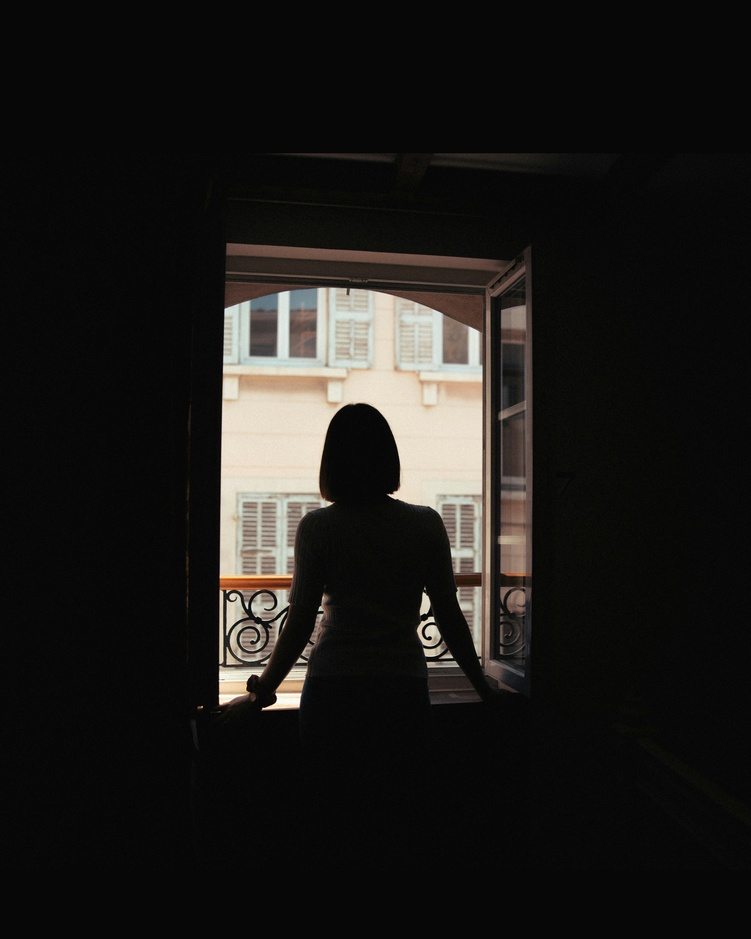
#> input picture Sources/looking_out.jpg, 751 x 939 px, shrunk from 4693 x 5867 before the run
$ python grayscale.py
#> lines starting #> are read from the running program, lines starting #| are printed output that depends on the picture; after the words box and inside, x2 and y2 are one past the last pixel; in counts of white or black regions, pixels touching at a corner belong together
import cv2
import numpy as np
import matplotlib.pyplot as plt
import os

def otsu_threshold(image):
    """
    Implement Otsu's thresholding algorithm
    Returns the optimal threshold value
    """
    # Compute histogram
    histogram, _ = np.histogram(image.flatten(), bins=256, range=[0, 256])

    # Total number of pixels
    total_pixels = image.size

    # Compute sum of all intensity values
    sum_total = np.sum(np.arange(256) * histogram)

    sum_background = 0
    weight_background = 0
    max_variance = 0
    threshold = 0

    for t in range(256):
        weight_background += histogram[t]
        if weight_background == 0:
            continue

        weight_foreground = total_pixels - weight_background
        if weight_foreground == 0:
            break

        sum_background += t * histogram[t]

        mean_background = sum_background / weight_background
        mean_foreground = (sum_total - sum_background) / weight_foreground

        # Calculate between-class variance
        variance = weight_background * weight_foreground * (mean_background - mean_foreground) ** 2

        if variance > max_variance:
            max_variance = variance
            threshold = t

    return threshold

def apply_binary_mask(image, threshold):
    """
    Apply binary thresholding
    Returns binary mask (foreground = 1, background = 0)
    """
    mask = (image > threshold).astype(np.uint8)
    return mask

def histogram_equalization_masked(image, mask):
    """
    Apply histogram equalization only to masked region
    """
    result = image.copy()

    # Get pixels in the masked region
    masked_pixels = image[mask == 1]

    if len(masked_pixels) == 0:
        return result

    # Compute histogram for masked region
    histogram, _ = np.histogram(masked_pixels, bins=256, range=[0, 256])

    # Compute cumulative distribution function (CDF)
    cdf = histogram.cumsum()

    # Normalize CDF
    cdf_min = cdf[cdf > 0].min()
    cdf_normalized = ((cdf - cdf_min) * 255 / (masked_pixels.size - cdf_min)).astype(np.uint8)

    # Apply equalization only to masked pixels
    result[mask == 1] = cdf_normalized[image[mask == 1]]

    return result

def main():
    # Load image
    image_path = os.path.join('Sources', 'looking_out.jpg')
    image = cv2.imread(image_path)
#> image is the input picture: shape (939, 751, 3); mean B, G, R 25.1, 27.4, 29

    if image is None:
        print(f"Error: Could not load image from {image_path}")
        return

    # Convert to grayscale
    gray = cv2.cvtColor(image, cv2.COLOR_BGR2GRAY)
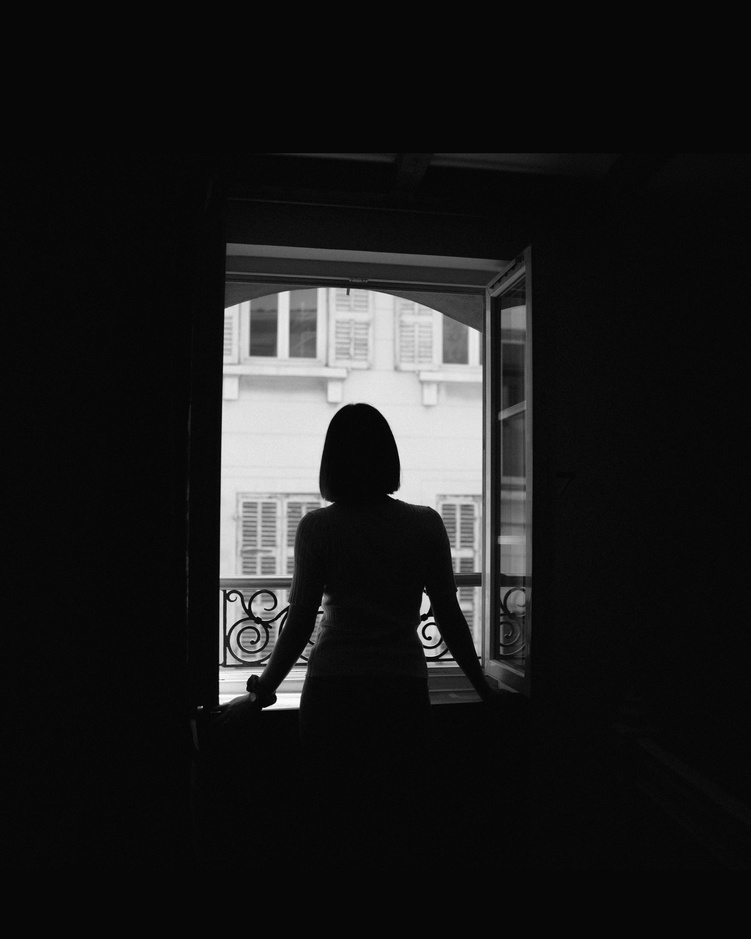
#> gray: shape (939, 751); min 0, max 254, mean 27.6

    # (a) Apply Otsu's thresholding
    threshold_value = otsu_threshold(gray)
#> in otsu_threshold, `histogram, _ = np.histogram(image.flatten(), bins=256, range=[0, 256])`: histogram = 256 values, max 272135 at index 7, min 0 at index 255, mean 2754.6
#> in otsu_threshold, `sum_total = np.sum(np.arange(256) * histogram)`: sum_total = 19474274
#> the loop in otsu_threshold, `for t in range(256):` made 255 passes
#> (weight_background, weight_foreground, sum_background, mean_background, mean_foreground, max_variance) on passes 1 to 12: (9, 705180, 0, 0, 27.62, 4.84e+09), (59, 705130, 50, 0.847, 27.62, 2.98e+10), (107, 705082, 146, 1.36, 27.62, 5.2e+10), (207, 704982, 446, 2.15, 27.62, 9.47e+10), (635, 704554, 2158, 3.4, 27.64, 2.63e+11), (3923, 701266, 18598, 4.74, 27.74, 1.46e+12), (32530, 672659, 190240, 5.85, 28.67, 1.14e+13), (304665, 400524, 2095185, 6.88, 43.39, 1.63e+14), (443054, 262135, 3202297, 7.23, 62.07, 3.49e+14), (521309, 183880, 3906592, 7.49, 84.66, 5.71e+14), (555164, 150025, 4245142, 7.65, 101.5, 7.34e+14), (572233, 132956, 4432901, 7.75, 113.1, 8.45e+14)
#> (weight_background, weight_foreground, sum_background, mean_background, mean_foreground) on pass 100: (639313, 65876, 6889785, 10.78, 191)
    print(f"(a) Otsu Threshold Value: {threshold_value}")
#| (a) Otsu Threshold Value: 101

    # Create binary mask
    mask = apply_binary_mask(gray, threshold_value)
#> in apply_binary_mask, `mask = (image > threshold).astype(np.uint8)`:
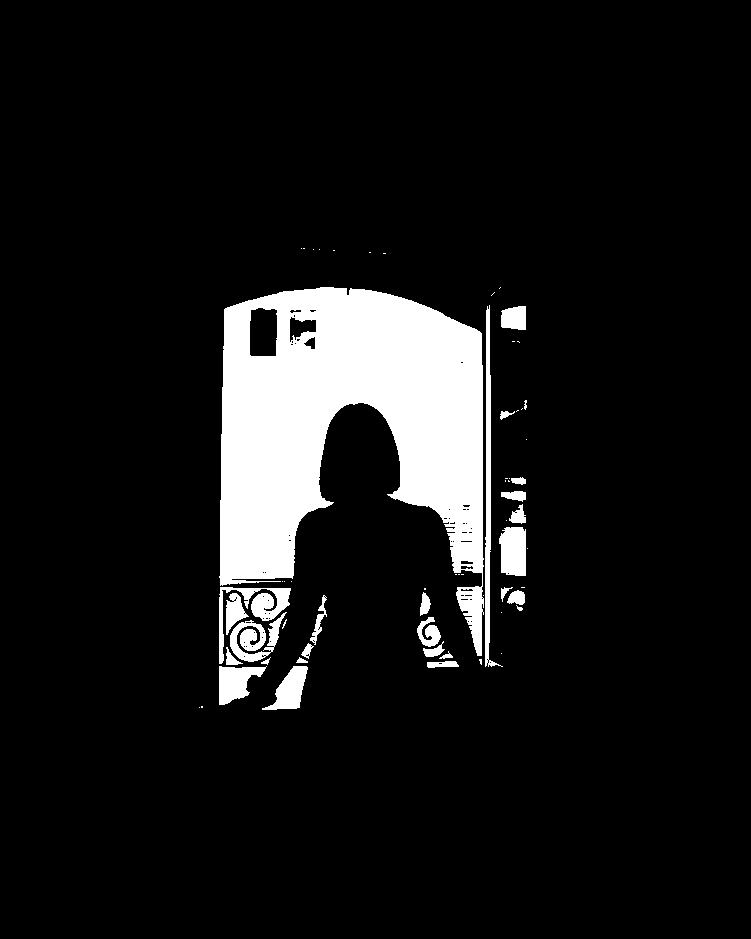
#> mask: shape (939, 751); values 0 (black) and 1 (white), 9.3% white; 62 white regions (35 under 20 px), largest, box (x1, y1, x2, y2) and area: (219, 287, 484, 656) 54243, (485, 305, 503, 667) 1746, (219, 587, 291, 664) 1398
    binary_image = (mask * 255).astype(np.uint8)

    # (b) Apply histogram equalization to foreground only
    equalized = histogram_equalization_masked(gray, mask)
#> in histogram_equalization_masked, `result[mask == 1] = cdf_normalized[image[mask == 1]]`:
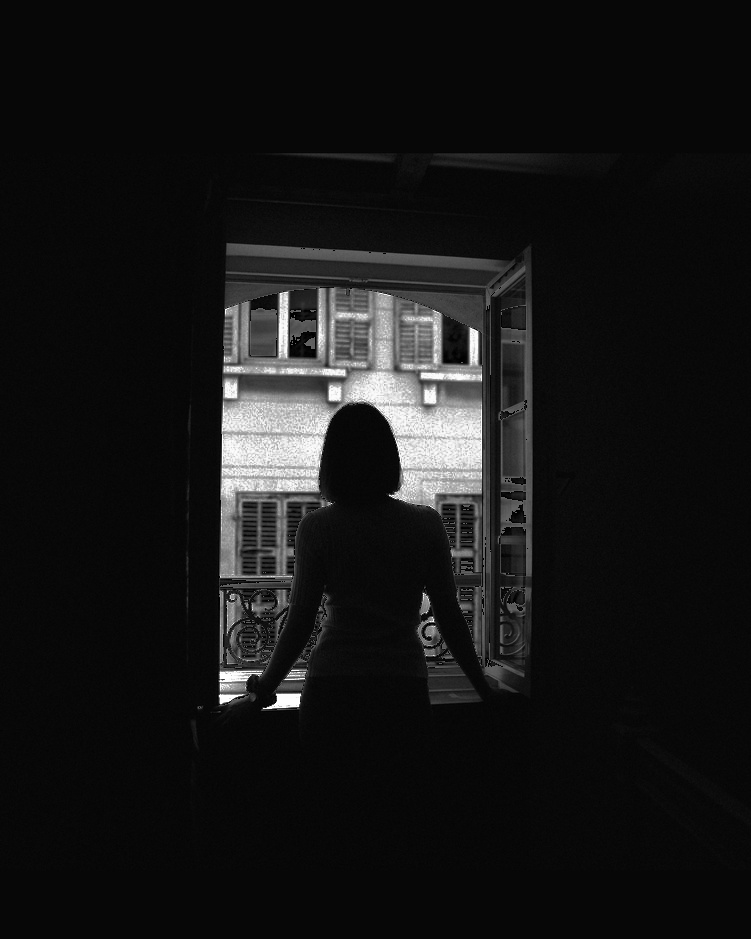
#> result: shape (939, 751); 9.27% of pixels changed, all inside (x1, y1, x2, y2) = (199, 248, 528, 710)

    # Display results
    plt.figure(figsize=(15, 10))

    plt.subplot(2, 3, 1)
    plt.imshow(cv2.cvtColor(image, cv2.COLOR_BGR2RGB))
    plt.title('Original Image')
    plt.axis('off')

    plt.subplot(2, 3, 2)
    plt.imshow(gray, cmap='gray')
    plt.title('Grayscale Image')
    plt.axis('off')

    plt.subplot(2, 3, 3)
    plt.imshow(binary_image, cmap='gray')
    plt.title(f'Binary Mask (Otsu)\nThreshold = {threshold_value}')
    plt.axis('off')

    plt.subplot(2, 3, 4)
    plt.hist(gray.flatten(), bins=256, range=[0, 256], color='blue', alpha=0.7)
    plt.axvline(x=threshold_value, color='red', linestyle='--', linewidth=2, label=f'Threshold={threshold_value}')
    plt.title('Histogram with Otsu Threshold')
    plt.xlabel('Pixel Intensity')
    plt.ylabel('Frequency')
    plt.legend()

    plt.subplot(2, 3, 5)
    plt.imshow(equalized, cmap='gray')
    plt.title('Foreground Histogram Equalized')
    plt.axis('off')

    plt.subplot(2, 3, 6)
    # Show difference
    difference = np.abs(equalized.astype(float) - gray.astype(float))
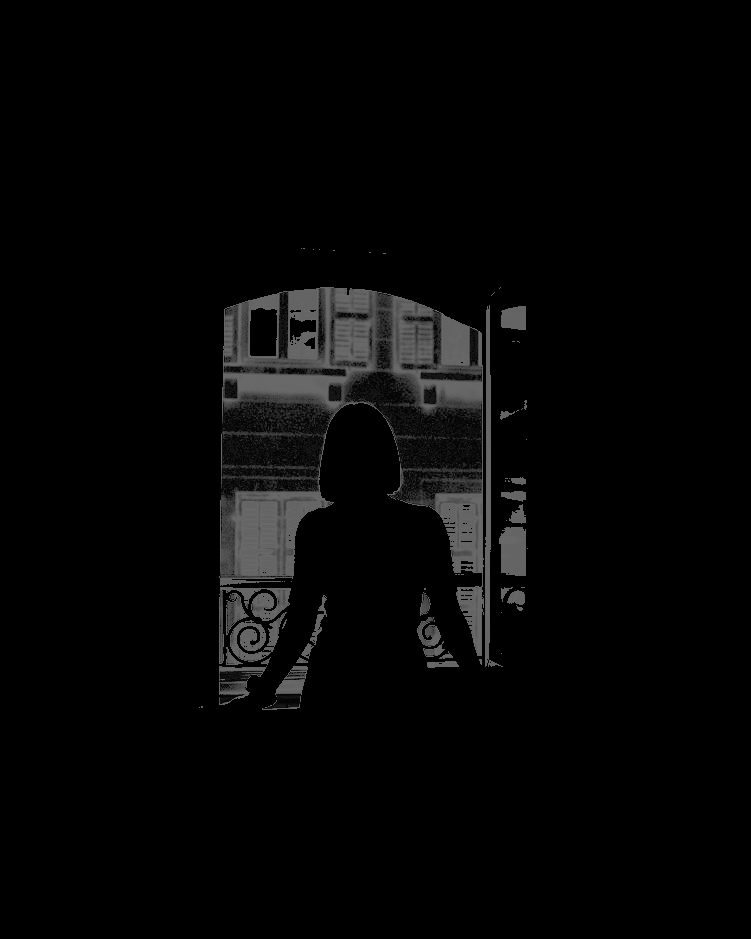
#> difference: shape (939, 751) float64; min 0, max 105, mean 6.2
    plt.imshow(difference, cmap='hot')
    plt.title('Difference (Equalized - Original)')
    plt.axis('off')
    plt.colorbar()

    plt.tight_layout()
    plt.savefig('q4_results.png', dpi=150, bbox_inches='tight')
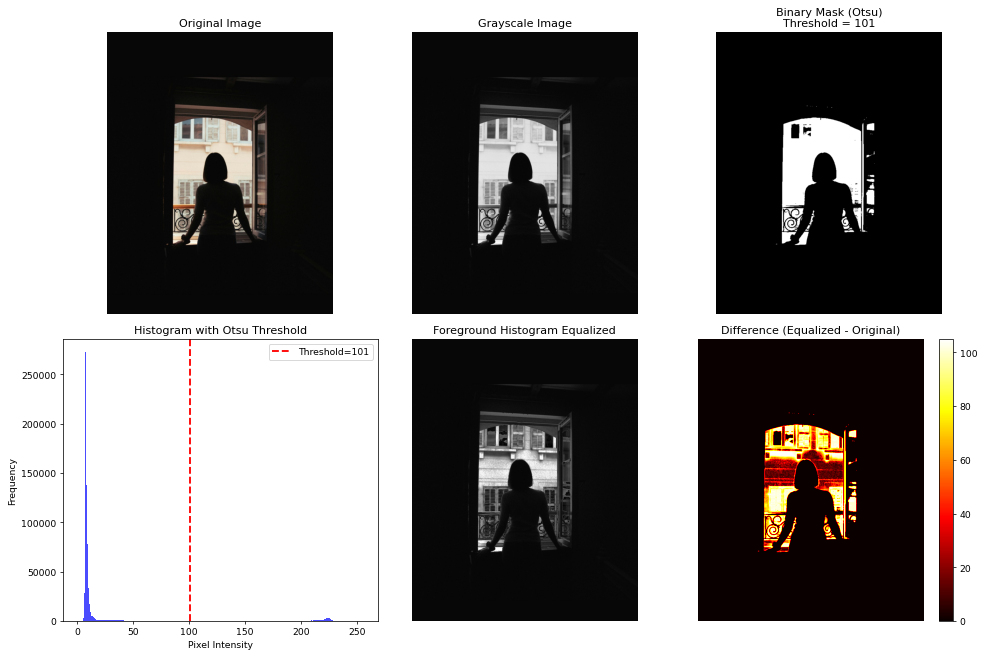
#> figure drawn by matplotlib, 7 panels; panel 4: tallest bar 272135 high, from x = 7 to 8
    plt.show()

    print("\n(b) Hidden Features Revealed:")
    print("- Texture details in clothing and fabric patterns")
    print("- Facial features and skin tones in shadowed areas")
    print("- Room details like furniture textures and wall patterns")
    print("- Enhanced contrast in previously dark regions")
    print("- Better edge definition between objects")

    # Save individual results
    cv2.imwrite('q4_grayscale.png', gray)
    cv2.imwrite('q4_binary_mask.png', binary_image)
    cv2.imwrite('q4_equalized.png', equalized)

    print("\nResults saved as: q4_results.png, q4_grayscale.png, q4_binary_mask.png, q4_equalized.png")

if __name__ == "__main__":
    main()
